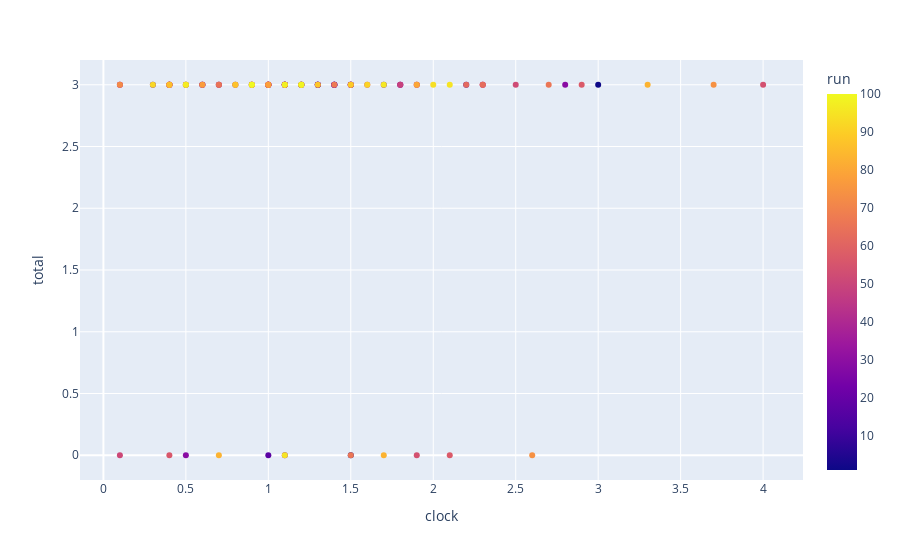

Notebook cell for this chart:
### Code cell
fig = px.scatter(df, x='clock', y='total', color='run', hover_data=['op','success'])
fig.show()

#fig.write_image("test.png")
#Image('test.png')

### Figure 1 — Plotly figure (JSON) as saved in the notebook; plotly's stock layout.template omitted (floating-point values rounded to 4 significant figures; data arrays with more than 128 entries replaced by an {"elided": "..."} marker saying what was removed)
{"data": [{"customdata": {"elided": "113x2 mixed values"}, "hoverlabel": {"namelength": 0}, "hovertemplate": "clock=%{x}<br>total=%{y}<br>op=%{customdata[0]}<br>success=%{customdata[1]}<br>run=%{marker.color}", "legendgroup": "", "marker": {"color": [1, 1, 2, 3, 4, 5, 6, 7, 8, 9, 10, 11, 12, 13, 14, 15, 16, 17, 17, 18, 19, 20, 21, 22, 23, 24, 25, 26, 27, 27, 28, 29, 29, 30, 31, 32, 33, 34, 35, 36, 37, 38, 39, 40, 41, 42, 43, 44, 45, 46, 47, 48, 49, 50, 51, 51, 52, 53, 54, 54, 55, 56, 56, 57, 57, 58, 59, 60, 61, 62, 63, 64, 65, 66, 66, 67, 68, 69, 70, 71, 72, 73, 74, 74, 75, 76, 77, 78, 79, 80, 81, 82, 83, 83, 83, 84, 85, 86, 87, 88, 89, 90, 91, 92, 93, 94, 95, 95, 96, 97, 98, 99, 100], "coloraxis": "coloraxis", "symbol": "circle"}, "mode": "markers", "name": "", "showlegend": false, "type": "scatter", "x": [1.5, 3.0, 1.4, 0.5, 1.1, 1.5, 0.6, 1.3, 1.4, 1.3, 1.1, 2.2, 1.0, 1.2, 1.0, 1.1, 0.3, 1.0, 1.7, 0.7, 1.2, 1.2, 1.4, 0.8, 0.4, 0.4, 0.9, 1.3, 1.1, 1.5, 1.8, 0.5, 2.8, 1.1, 0.9, 1.5, 0.4, 1.0, 1.1, 1.3, 2.3, 1.4, 1.9, 1.8, 0.1, 1.1, 1.0, 0.6, 1.0, 1.5, 0.4, 1.2, 1.8, 1.6, 0.1, 0.6, 2.5, 0.1, 1.9, 4.0, 1.0, 0.4, 2.3, 2.1, 2.9, 1.0, 0.7, 1.5, 1.9, 2.2, 2.3, 1.0, 0.7, 1.5, 2.7, 1.4, 0.4, 0.9, 0.4, 1.1, 0.1, 1.0, 2.6, 3.7, 0.5, 0.9, 0.6, 1.0, 0.4, 1.9, 0.5, 0.8, 0.7, 1.7, 3.3, 1.1, 1.2, 0.4, 0.8, 1.3, 1.5, 0.9, 1.6, 0.3, 1.2, 2.0, 1.1, 2.1, 1.7, 0.5, 1.1, 1.2, 0.9], "xaxis": "x", "y": [0, 3, 3, 3, 3, 3, 3, 3, 3, 3, 3, 3, 3, 3, 3, 3, 3, 0, 3, 3, 3, 3, 3, 3, 3, 3, 3, 3, 0, 3, 3, 0, 3, 3, 3, 3, 3, 3, 3, 3, 3, 3, 3, 3, 3, 3, 3, 3, 3, 3, 3, 3, 3, 3, 0, 3, 3, 3, 0, 3, 3, 0, 3, 0, 3, 3, 3, 3, 3, 3, 3, 3, 3, 0, 3, 3, 3, 3, 3, 3, 3, 3, 0, 3, 3, 3, 3, 3, 3, 3, 3, 3, 0, 0, 3, 3, 3, 3, 3, 3, 3, 3, 3, 3, 3, 3, 0, 3, 3, 3, 3, 3, 3], "yaxis": "y"}], "layout": {"coloraxis": {"colorbar": {"title": {"text": "run"}}, "colorscale": [[0, "#0d0887"], [0.1111, "#46039f"], [0.2222, "#7201a8"], [0.3333, "#9c179e"], [0.4444, "#bd3786"], [0.5556, "#d8576b"], [0.6667, "#ed7953"], [0.7778, "#fb9f3a"], [0.8889, "#fdca26"], [1, "#f0f921"]]}, "legend": {"tracegroupgap": 0}, "margin": {"t": 60}, "xaxis": {"anchor": "y", "domain": [0, 1], "title": {"text": "clock"}}, "yaxis": {"anchor": "x", "domain": [0, 1], "title": {"text": "total"}}}}
